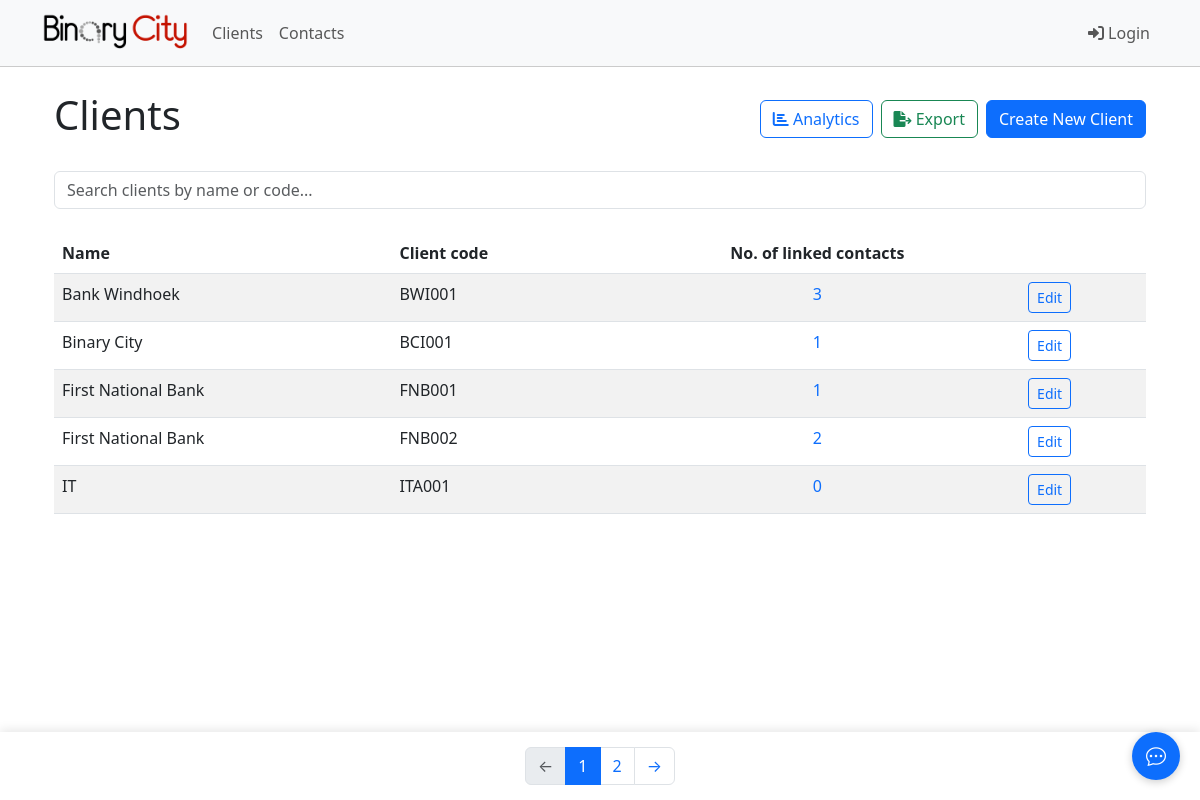
/clients/, run on the app's committed database.
### binarycity/models.py (models this page shows, shortened)
class Client(models.Model):
    name = models.CharField(max_length=255, db_index=True)
    client_code = models.CharField(max_length=6, unique=True, blank=True, db_index=True)
    contacts = models.ManyToManyField('Contact', related_name='clients', blank=True)
    created_at = models.DateTimeField(auto_now_add=True, db_index=True)
    updated_at = models.DateTimeField(auto_now=True)
    class Meta:
        ordering = ['name']
        indexes = [
            models.Index(fields=['name', 'client_code']),
            models.Index(fields=['created_at']),
        ]
    def get_contact_count(self):
        return self.contacts.count()

### binarycity/views.py (the view)
# urls.py: path('clients/', views.ClientListView.as_view(), name='client_list'),
class ClientListView(ListView):
    model = Client
    template_name = 'binarycity/client_list.html'
    context_object_name = 'clients'
    paginate_by = 5
    def get_context_data(self, **kwargs):
        context = super().get_context_data(**kwargs)
        context['no_clients'] = not self.get_queryset().exists()
        return context

### binarycity/templates/binarycity/client_list.html (shortened to what this page needs)
{% extends 'base.html' %}
{% block content %}
<div class="container">
    <div class="d-flex justify-content-between align-items-center mb-4">
        <h1>Clients</h1>
        <div class="d-flex align-items-center gap-2">
            <button type="button" class="btn btn-outline-primary" data-bs-toggle="modal" data-bs-target="#analyticsModal">
                <i class="fas fa-chart-bar"></i>
                Analytics
            </button>
            <a href="{% url 'export_clients' %}" class="btn btn-outline-success">
                <i class="fas fa-file-export"></i>
                Export
            </a>
            <a href="{% url 'client_create' %}" class="btn btn-primary">Create New Client</a>
        </div>
    </div>
    {% if no_clients %}
        <div class="alert alert-info">
            No client(s) found.
        </div>
    {% else %}
        <div class="mb-4">
            <input type="text" class="form-control" id="clientSearch" placeholder="Search clients by name or code...">
        </div>
        <div class="table-responsive">
            <table class="table table-striped">
                <thead>
                    <tr>
                        <th class="text-start">Name</th>
                        <th class="text-start">Client code</th>
                        <th class="text-center">No. of linked contacts</th>
                        <th></th>
                    </tr>
                </thead>
                <tbody>
                    {% for client in clients %}
                        <tr class="client-row">
                            <td class="text-start client-name">{{ client.name }}</td>
                            <td class="text-start client-code">{{ client.client_code }}</td>
                            <td class="text-center">
                                <a href="#" class="linked-contacts-count text-primary text-decoration-none" data-client-id="{{ client.id }}">
                                    {{ client.get_contact_count }}
                                </a>
                            </td>
                            <td class="text-start">
                                <a href="{% url 'client_update' pk=client.pk %}" class="btn btn-sm btn-outline-primary">Edit</a>
                            </td>
                        </tr>
                    {% endfor %}
                </tbody>
            </table>
        </div>
        {% if is_paginated %}
            <div class="pagination-container">
                <nav aria-label="Page navigation">
                    <ul class="pagination justify-content-center mb-0">
                        <li class="page-item {% if not page_obj.has_previous %}disabled{% endif %}">
                            <a class="page-link" href="{% if page_obj.has_previous %}?page={{ page_obj.previous_page_number }}{% else %}#{% endif %}" {% if not page_obj.has_previous %}tabindex="-1" aria-disabled="true"{% endif %}>
                                <span aria-hidden="true">&larr;</span>
                            </a>
                        </li>
                        {% for num in page_obj.paginator.page_range %}
                            {% if page_obj.number == num %}
                                <li class="page-item active">
                                    <span class="page-link">{{ num }}</span>
                                </li>
                            {% elif num > page_obj.number|add:'-3' and num < page_obj.number|add:'3' %}
                                <li class="page-item">
                                    <a class="page-link" href="?page={{ num }}">{{ num }}</a>
                                </li>
                            {% endif %}
                        {% endfor %}
                        <li class="page-item {% if not page_obj.has_next %}disabled{% endif %}">
                            <a class="page-link" href="{% if page_obj.has_next %}?page={{ page_obj.next_page_number }}{% else %}#{% endif %}" {% if not page_obj.has_next %}tabindex="-1" aria-disabled="true"{% endif %}>
                                <span aria-hidden="true">&rarr;</span>
                            </a>
                        </li>
                    </ul>
                </nav>
            </div>
        {% endif %}
    {% endif %}
</div>
{% endblock %}

### binarycity/templates/base.html (style rules this page uses)
.table-responsive { margin-top: 20px; margin-bottom: 80px; }
.pagination-container { position: fixed; bottom: 0; left: 0; right: 0; background: white; padding: 15px 0; box-shadow: 0 -2px 10px rgba(0, 0, 0, 0.1); z-index: 1000; }

### data on the page
Client: name "Bank Windhoek", client_code "BWI001", get_contact_count "3"
Client: name "Binary City", client_code "BCI001", get_contact_count "1"
Client: name "First National Bank", client_code "FNB001", get_contact_count "1"
Client: name "First National Bank", client_code "FNB002", get_contact_count "2"
Client: name "IT", client_code "ITA001", get_contact_count "0"

### other printed values
{{ num }} "1"
{{ num }} "2"
